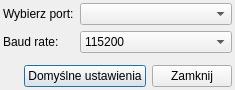
<?xml version="1.0" encoding="UTF-8"?>
<ui version="4.0">
 <class>SerialSettings</class>
 <widget class="QDialog" name="SerialSettings">
  <property name="geometry">
   <rect>
    <x>0</x>
    <y>0</y>
    <width>235</width>
    <height>90</height>
   </rect>
  </property>
  <property name="windowTitle">
   <string>Ustawienia portu szeregowego</string>
  </property>
  <property name="windowIcon">
   <iconset resource="Resources.qrc">
    <normaloff>:/send</normaloff>:/send</iconset>
  </property>
  <layout class="QGridLayout" name="gridLayout">
   <property name="leftMargin">
    <number>3</number>
   </property>
   <property name="topMargin">
    <number>3</number>
   </property>
   <property name="rightMargin">
    <number>3</number>
   </property>
   <property name="bottomMargin">
    <number>3</number>
   </property>
   <item row="1" column="0">
    <widget class="QLabel" name="label_2">
     <property name="sizePolicy">
      <sizepolicy hsizetype="Fixed" vsizetype="Preferred">
       <horstretch>0</horstretch>
       <verstretch>0</verstretch>
      </sizepolicy>
     </property>
     <property name="text">
      <string>Baud rate:</string>
     </property>
    </widget>
   </item>
   <item row="0" column="1" colspan="2">
    <widget class="QComboBox" name="portB"/>
   </item>
   <item row="2" column="0" colspan="3">
    <spacer name="verticalSpacer">
     <property name="orientation">
      <enum>Qt::Vertical</enum>
     </property>
     <property name="sizeHint" stdset="0">
      <size>
       <width>20</width>
       <height>40</height>
      </size>
     </property>
    </spacer>
   </item>
   <item row="0" column="0">
    <widget class="QLabel" name="label">
     <property name="sizePolicy">
      <sizepolicy hsizetype="Fixed" vsizetype="Preferred">
       <horstretch>0</horstretch>
       <verstretch>0</verstretch>
      </sizepolicy>
     </property>
     <property name="text">
      <string>Wybierz port:</string>
     </property>
    </widget>
   </item>
   <item row="3" column="0" colspan="3">
    <widget class="QWidget" name="widget" native="true">
     <layout class="QGridLayout" name="gridLayout_2">
      <property name="leftMargin">
       <number>0</number>
      </property>
      <property name="topMargin">
       <number>0</number>
      </property>
      <property name="rightMargin">
       <number>0</number>
      </property>
      <property name="bottomMargin">
       <number>0</number>
      </property>
      <item row="0" column="0">
       <spacer name="horizontalSpacer">
        <property name="orientation">
         <enum>Qt::Horizontal</enum>
        </property>
        <property name="sizeHint" stdset="0">
         <size>
          <width>40</width>
          <height>20</height>
         </size>
        </property>
       </spacer>
      </item>
      <item row="0" column="1">
       <widget class="QPushButton" name="defaultB">
        <property name="text">
         <string>Domyślne ustawienia</string>
        </property>
       </widget>
      </item>
      <item row="0" column="2">
       <widget class="QPushButton" name="closeB">
        <property name="text">
         <string>Zamknij</string>
        </property>
       </widget>
      </item>
     </layout>
    </widget>
   </item>
   <item row="1" column="1" colspan="2">
    <widget class="QComboBox" name="baudrateB">
     <property name="currentIndex">
      <number>7</number>
     </property>
     <item>
      <property name="text">
       <string>1200</string>
      </property>
     </item>
     <item>
      <property name="text">
       <string>2400</string>
      </property>
     </item>
     <item>
      <property name="text">
       <string>4800</string>
      </property>
     </item>
     <item>
      <property name="text">
       <string>9600</string>
      </property>
     </item>
     <item>
      <property name="text">
       <string>19200</string>
      </property>
     </item>
     <item>
      <property name="text">
       <string>38400</string>
      </property>
     </item>
     <item>
      <property name="text">
       <string>57600</string>
      </property>
     </item>
     <item>
      <property name="text">
       <string>115200</string>
      </property>
     </item>
    </widget>
   </item>
  </layout>
 </widget>
 <tabstops>
  <tabstop>portB</tabstop>
  <tabstop>baudrateB</tabstop>
  <tabstop>closeB</tabstop>
  <tabstop>defaultB</tabstop>
 </tabstops>
 <resources>
  <include location="Resources.qrc"/>
 </resources>
 <connections>
  <connection>
   <sender>closeB</sender>
   <signal>clicked()</signal>
   <receiver>SerialSettings</receiver>
   <slot>close()</slot>
   <hints>
    <hint type="sourcelabel">
     <x>135</x>
     <y>53</y>
    </hint>
    <hint type="destinationlabel">
     <x>135</x>
     <y>36</y>
    </hint>
   </hints>
  </connection>
 </connections>
</ui>
